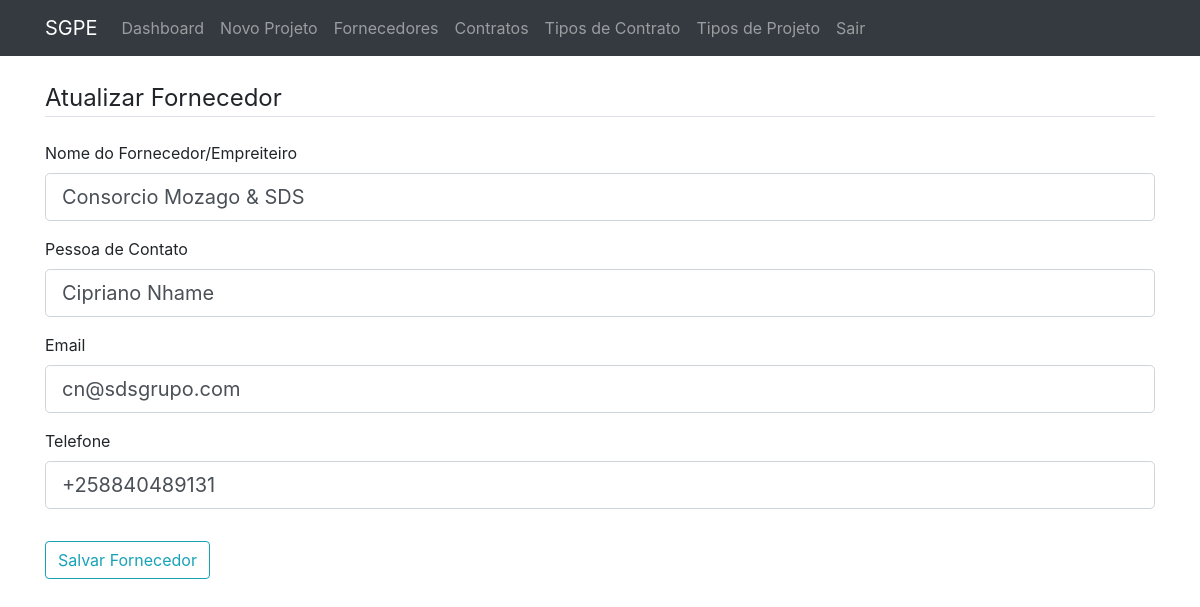
The page /supplier/1/update (signed in) on the database as committed earlier.
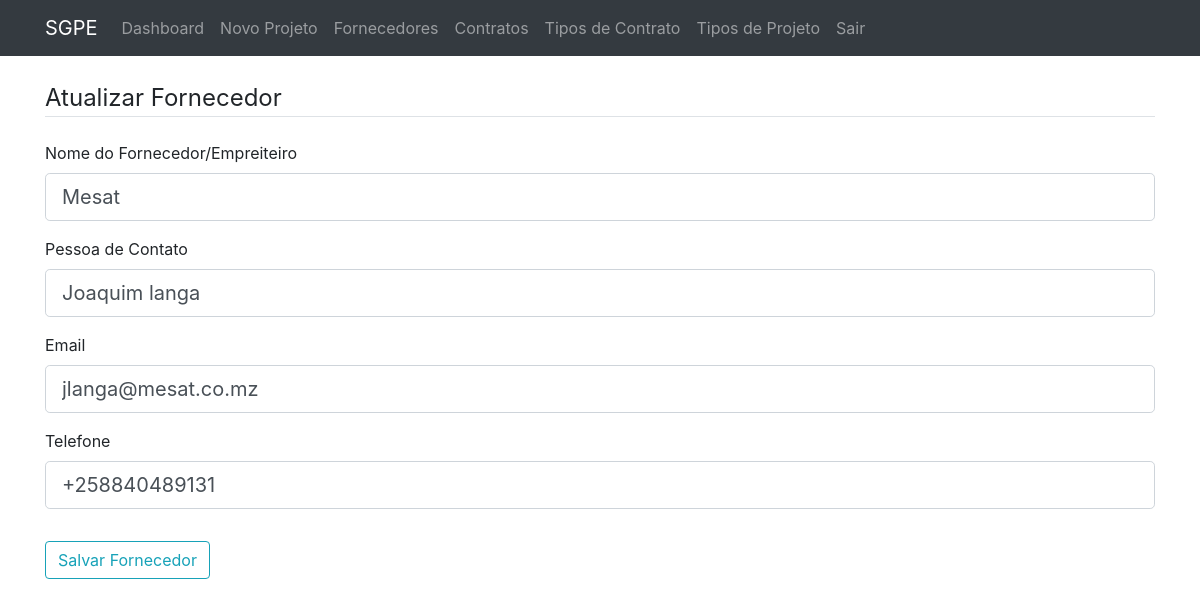
The same page on the database as committed later.
### sgpe/models.py (models this page shows, shortened)
class Supplier(db.Model):
    id = db.Column(db.Integer, primary_key=True)
    name = db.Column(db.String(100), unique=True, nullable=False)
    contact_person = db.Column(db.String(100), nullable=True)
    email = db.Column(db.String(120), unique=True, nullable=True)
    phone = db.Column(db.String(20), nullable=True)
    contracts = db.relationship('Contract', backref='supplier_info', lazy=True)

### sgpe/main/routes.py (the view)
@main.route('/supplier/<int:supplier_id>/update', methods=['GET', 'POST'])
@login_required
def update_supplier(supplier_id):
    supplier = Supplier.query.get_or_404(supplier_id)
    if not current_user.is_admin:
        flash('Não tem permissão para executar esta ação.', 'danger')
        return redirect(url_for('main.suppliers'))
    form = SupplierForm(obj=supplier)
    if form.validate_on_submit():
        form.populate_obj(supplier)
        db.session.commit()
        flash('Fornecedor atualizado com sucesso!', 'success')
        return redirect(url_for('main.suppliers'))
    return render_template('add_supplier.html', title='Atualizar Fornecedor',
                           form=form, legend='Atualizar Fornecedor')

### sgpe/forms.py (shortened to what this page needs)
class SupplierForm(FlaskForm):
    name = StringField('Nome do Fornecedor/Empreiteiro', validators=[DataRequired()])
    contact_person = StringField('Pessoa de Contato', validators=[Optional()])
    email = StringField('Email', validators=[Optional(), Email()])
    phone = StringField('Telefone', validators=[Optional()])
    submit = SubmitField('Salvar Fornecedor')
    def __init__(self, *args, **kwargs):
        super(SupplierForm, self).__init__(*args, **kwargs)
        self.obj_instance = kwargs.get('obj')

### sgpe/__init__.py (called while the page is built)
def create_app(config_name):
    app = Flask(__name__, template_folder='../templates', static_folder='../static')
    app.config.from_object(config[config_name])
    config[config_name].init_app(app)
    db.init_app(app)
    bcrypt.init_app(app)
    login_manager.init_app(app)
    from sgpe.models import User
    @login_manager.user_loader
    def load_user(user_id):
        return User.query.get(int(user_id))
    from sgpe.main.routes import main
    app.register_blueprint(main)
    return app

### templates/add_supplier.html (shortened to what this page needs)
{% extends "layout.html" %}
{% block content %}
    <div class="content-section">
        <form method="POST" action="">
            <fieldset class="form-group">
                <legend class="border-bottom mb-4">{{ legend }}</legend>
                <div class="form-group">
                    {{ form.name.label(class="form-control-label") }}
                    {% if form.name.errors %}
                        {{ form.name(class="form-control form-control-lg is-invalid") }}
                        <div class="invalid-feedback">
                            {% for error in form.name.errors %}
                                <span>{{ error }}</span>
                            {% endfor %}
                        </div>
                    {% else %}
                        {{ form.name(class="form-control form-control-lg") }}
                    {% endif %}
                </div>
                <div class="form-group">
                    {{ form.contact_person.label(class="form-control-label") }}
                    {{ form.contact_person(class="form-control form-control-lg") }}
                </div>
                <div class="form-group">
                    {{ form.email.label(class="form-control-label") }}
                    {{ form.email(class="form-control form-control-lg") }}
                </div>
                <div class="form-group">
                    {{ form.phone.label(class="form-control-label") }}
                    {{ form.phone(class="form-control form-control-lg") }}
                </div>
            </fieldset>
            <div class="form-group">
                {{ form.submit(class="btn btn-outline-info") }}
            </div>
        </form>
    </div>
{% endblock content %}

Rows that differ between the two databases and show on the page:
changed Supplier: name "Consorcio Mozago & SDS" → "Mesat"; contact_person "Cipriano Nhame" → "Joaquim langa"; email "cn@sdsgrupo.com" → "jlanga@mesat.co.mz"
